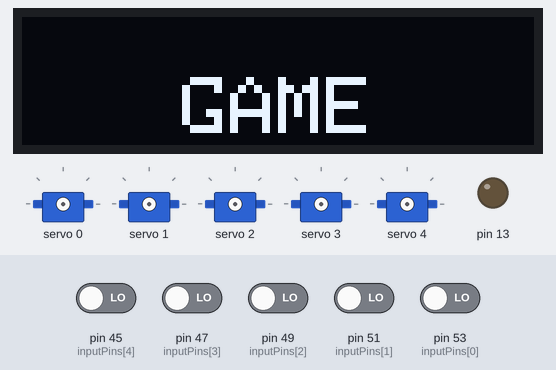
This sketch was run on a simulated Arduino Mega 2560, built with avr-gcc and run on an emulated ATmega2560. On the bench: 128×32 one-colour display, 5 × servo, output pins drawn as LEDs (lit = HIGH). The test bench sets the inputs (shaded band); at power-on: pin 45 (inputPins[4]), pin 47 (inputPins[3]), pin 49 (inputPins[2]), pin 51 (inputPins[1]), pin 53 (inputPins[0]) LOW. What the sketch prints to the serial monitor is not drawn.

Above: at 0.1 s.
At 1.9 s:
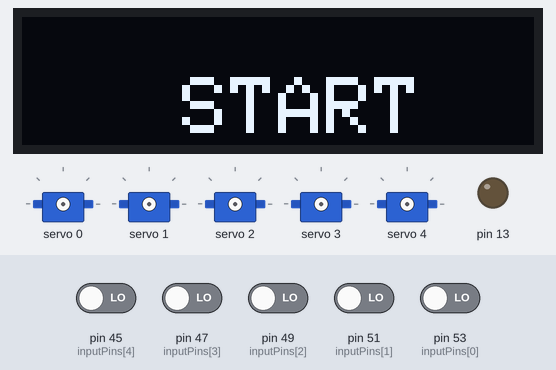
At 6.66 s:
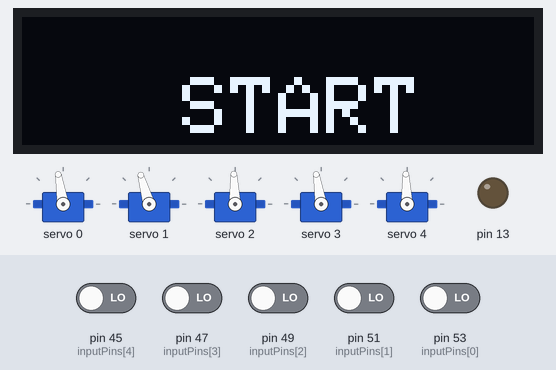
At 9.7 s:
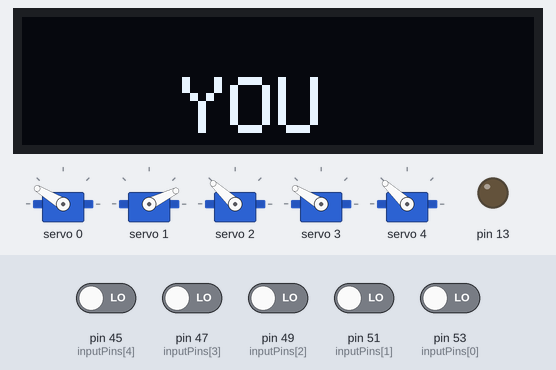
At 38.5 s:
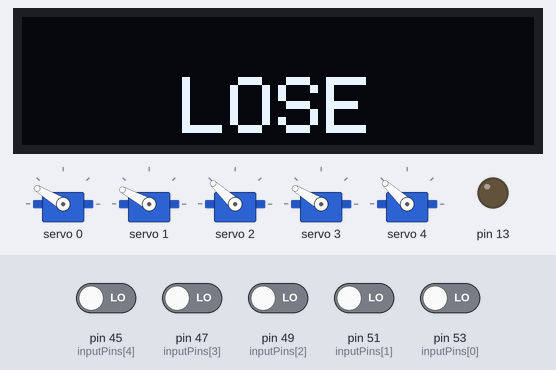
Timing chart, 0 to 40.0 s (numbered marks = the images above):
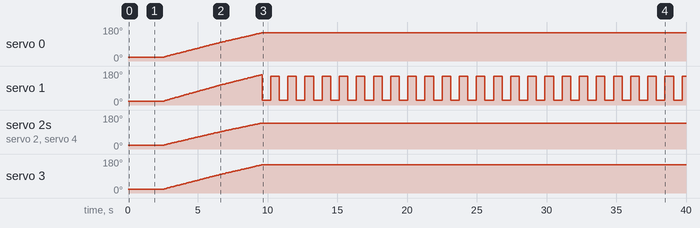

Measured:
- by itself, servo 0, servo 3: moves from 19° to 149° over 7.0 s
- by itself, servo 1: ramps from 21° to 160° and jumps back, once every 1.2 s
- by itself, servo 2, servo 4: moves from 19° to 137° over 7.0 s
- what the display in image 0 shows lasts 0.6 s, from 0.1 s to 0.7 s

The sketch:

final_game.ino
```cpp
#include <Wire.h>
#include <Adafruit_PWMServoDriver.h>
#include <SPI.h>
#include <Adafruit_GFX.h>
#include <Adafruit_SSD1306.h>

#define SCREEN_WIDTH 128 // OLED display width, in pixels
#define SCREEN_HEIGHT 32 // OLED display height, in pixels

// Adafruit_PWMServoDriver pwm = Adafruit_PWMServoDriver(0x40);

//servo definitions
#define SERVOMIN  150   // pulse length count for 0 degrees (~500us)
#define SERVOMAX  450   // pulse length count for 180 degrees (~2500us)
#define SERVO_FREQ 50   // analog servos run at ~50 Hz updates

// Declaration for an SSD1306 display connected to I2C (SDA, SCL pins)
#define OLED_RESET     -1 // Reset pin # (or -1 if sharing Arduino reset pin)

//instantiation of the objects
Adafruit_SSD1306 display(SCREEN_WIDTH, SCREEN_HEIGHT, &Wire, OLED_RESET);
Adafruit_PWMServoDriver pwm = Adafruit_PWMServoDriver(0x40);

// uint8_t myPins[] = {0,1,2};
int inputPins[] = {53,51,49,47,45};
int inputCount = 5;

bool readings[] = {0,0,0,0,0};
float angles[] = {0,0,0,0,0};
float speedFactor[] = {1.1,1.2,1,1.1,1};

bool failed = false;
int failedNum = -1;

void setup() {
  // put your setup code here, to run once:
  Serial.begin(9600);
  Serial.println("Kinda Button Input");

  for(int inPin = 0; inPin< inputCount; inPin++){
    pinMode(inputPins[inPin], INPUT);
    Serial.print("on ");
    Serial.println(inPin);
  }
  // pinMode(35, INPUT);
  // pinMode(37, INPUT);
  pinMode(13, OUTPUT);

    // SSD1306_SWITCHCAPVCC = generate display voltage from 3.3V internally
  if(!display.begin(SSD1306_SWITCHCAPVCC, 0x3C)) { // Address 0x3C for 128x32
    Serial.println(F("SSD1306 allocation failed"));
    for(;;); // Don't proceed, loop forever
  }

  pwm.begin();
  pwm.setOscillatorFrequency(27000000);
  pwm.setPWMFreq(SERVO_FREQ);

  delay(10);

  // updateAllServo();

  Serial.println("GAME SETUP");
  gameStartVisuals();

}

void loop() {
  // if (failed) return;


  //Read state of the pins!
  // readState();
  //uncomment when ready
  //tickAngle(0.6,speedFactor);
  //
  // delay(80);

  // readStateMoveServo();
  tickAngle(1,speedFactor);

  if(failed == true){
    while(true){
      loseConVisuals(failedNum);
    }
    // lose
  }


}

void checkFail(){

}

void updateAllServo(){
  for(int i = 0; i<5;i++){
    setServoAngle(i,angles[i]);
  }
}

void tickAngle(float speedFactor, float majorFactor[]){
  readState();
  for(int i = 0; i<5;i++){
    if (readings[i] != true){
      angles[i] += speedFactor*majorFactor[i];
      // setServoAngle(i,angles[i]);
    }else{
      angles[i] = 0.0;

    }

    // setServoAngle(i,angles[i]);

      if(angles[i] >= 180){
        failed = true;
        failedNum = i;
        // Serial.println("FAILED");
      }
    // angles
  }
  updateAllServo();
  // Serial.println(angles[]);

  for (int i = 0; i < 5; i++) {
    Serial.print(angles[i]);
    Serial.print(", ");
  }
  Serial.println();

}

void setServoAngle(uint8_t channel, float angle) {
  angle = constrain(angle, 0, 180);
  int pulse = map(angle, 0, 180, SERVOMIN, SERVOMAX);
  pwm.setPWM(channel, 0, pulse);
}


void dance(){
  setServoAngle(0,1);
  delay(500);
  setServoAngle(1,20);
  delay(100);
  setServoAngle(0,90);
  setServoAngle(1,100);
  delay(1000);
  setServoAngle(0,179);
  setServoAngle(1,179);
  delay(500);
  setServoAngle(2,90);
  delay(1000);
  setServoAngle(2,140);
  delay(1000);
  setServoAngle(0,60);
  delay(500);
}

void servoTest(int servos){
  for(int i = 0; i<servos;i++){
    for(int n = 0;n<5;n++){
      setServoAngle(i,(n*30)+1);
      delay(1000);
    }
  }
}

// void updateState

void readState(){
  String state = "";
  bool readingsTemp[] = {0,0,0,0,0};

  for(int inPin = 0; inPin< inputCount; inPin++){
    readings[inPin] = digitalRead(inputPins[inPin]);
    state += readings[inPin] ? '1' : '0';
  }
  // Serial.println(reading ? "HIGH" : "LOW"+","+reading2);
  // int readings[] = {reading ? 1 : 0, reading2 ? 1 : 0};
  // Serial.print();
  // Serial.print("  ,  ");
  // Serial.println(String(readings[0])+","+String(readings[1]));
  Serial.println(state);
}

void readStateMoveServo(){
  String state = "";
  bool readingsTemp[] = {0,0,0,0,0};

  for(int inPin = 0; inPin< inputCount; inPin++){
    readings[inPin] = digitalRead(inputPins[inPin]);
    // Serial.println(typeStr(readings[inPin])
    state += readings[inPin] ? '1' : '0';

    if(readings[inPin] == 1){
      setServoAngle(inPin,180);
      angles[inPin] = 0;
    }else{
      setServoAngle(inPin,0);
    }
  }
  // Serial.println(reading ? "HIGH" : "LOW"+","+reading2);
  // int readings[] = {reading ? 1 : 0, reading2 ? 1 : 0};
  // Serial.print();
  // Serial.print("  ,  ");
  // Serial.println(String(readings[0])+","+String(readings[1]));
  Serial.println(state);
}

void updateState(bool newReadings[]) {
  for (int i = 0; i < inputCount; i++) {
    readings[i] = newReadings[i];
  }
}

void checkSerial() {
  while (Serial.available() >= 4) {
    int angle_1   = Serial.read();  // 180
    int channel_1 = Serial.read();  // 0
    int angle_2 = Serial.read();
    int channel_2 = Serial.read();

    setServoAngle(channel_1,angle_1);
    setServoAngle(channel_2,angle_2);
  }
}


void loseConVisuals(int n){
  display.clearDisplay();

  display.setTextSize(2);             // Normal 1:1 pixel scale
  display.setTextColor(SSD1306_WHITE);        // Draw white text
  display.setCursor(40,10);             // Start at top-left corner

  for(int i=0;i<20;i++){

    display.setCursor(40,15);
    display.clearDisplay();
    display.print("YOU");
    display.display();
    setServoAngle(n,10);

    delay(600);

    display.setCursor(40,15);
    display.clearDisplay();
    display.print("LOSE");
    display.display();
    setServoAngle(n,170);

    delay(600);
  }
}

void gameStartVisuals(){
    display.clearDisplay();

  display.setTextSize(2);             // Normal 1:1 pixel scale
  display.setTextColor(SSD1306_WHITE);        // Draw white text
  display.setCursor(40,10);             // Start at top-left corner

  for(int i=0;i<2;i++){

    display.setCursor(40,15);
    display.clearDisplay();
    display.print("GAME");
    display.display();
    // setServoAngle(0,10);

    delay(600);

    display.setCursor(40,15);
    display.clearDisplay();
    display.print("START");
    display.display();
    // setServoAngle(0,170);

    delay(600);
  }
}
```
